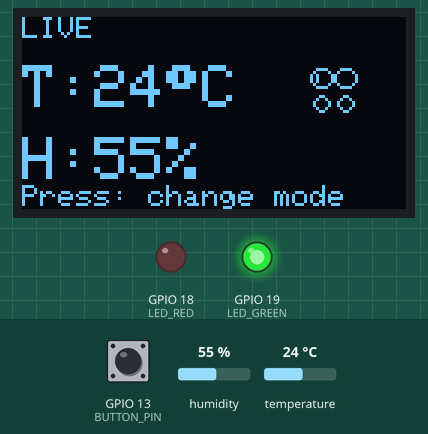
Recording of a program running on a simulated ESP32. On the bench: 128×64 one-colour display, output pins drawn as LEDs (lit = HIGH). Dashed ring = blinking. Inputs (shaded band) come from the test bench; at power-on: humidity 55 %, GPIO 13 (BUTTON_PIN) HIGH, temperature 24 °C. Random numbers use the default seed unless the program sets one; what the program prints to the serial monitor is not drawn.

Above: at 1.7 s.
1.8 s: humidity set to 22 %
At 4.8 s:
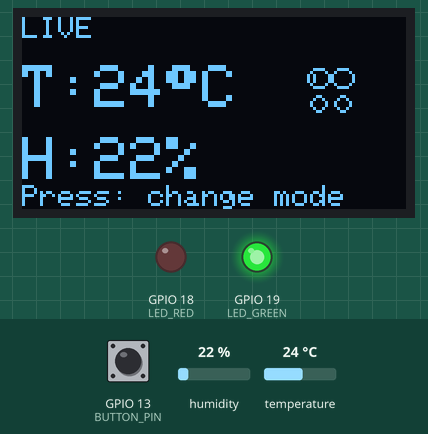
8.5 s: GPIO 13 (BUTTON_PIN) pulled LOW for 0.15 s
At 8.83 s:
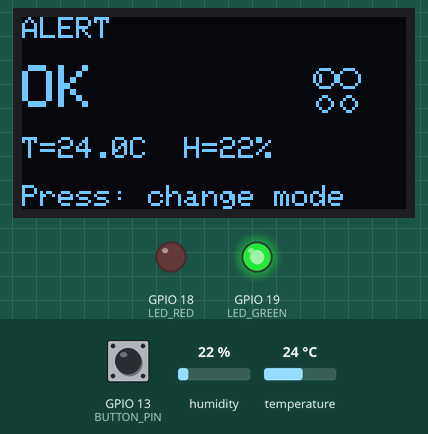
9.2 s: temperature set to 29 °C
At 10.37 s:
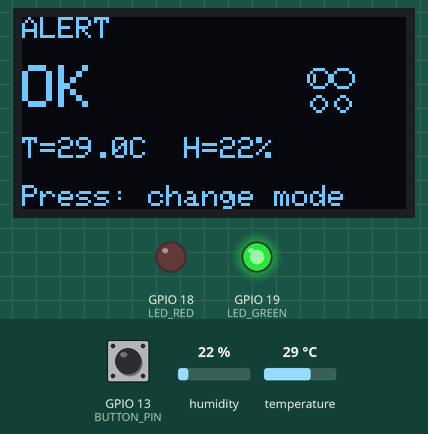
11.5 s: temperature set to 32 °C
At 13.3 s:
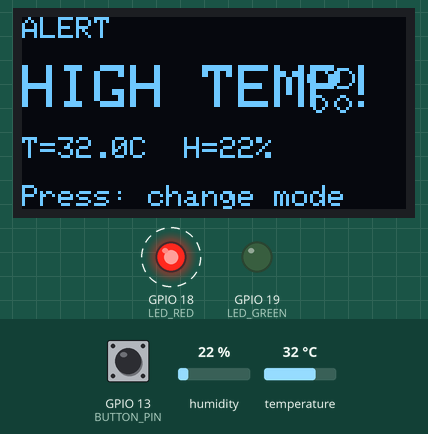
15.1 s: GPIO 13 (BUTTON_PIN) pulled LOW for 1 s
At 17.3 s:
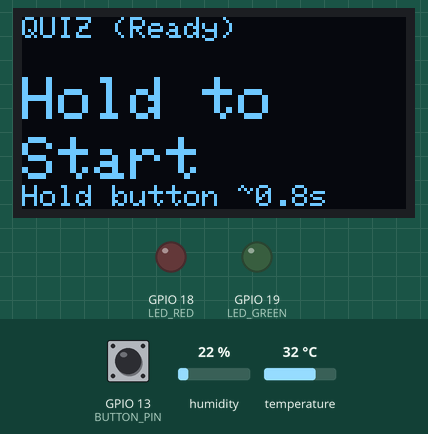
17.6 s: GPIO 13 (BUTTON_PIN) pulled LOW for 3.2 s
At 22.6 s:
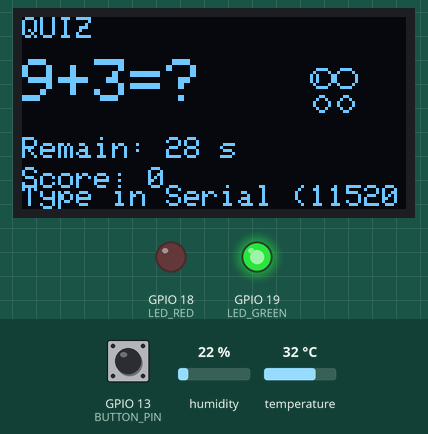
Timing chart, 0 to 24.1 s (numbered marks = the images above; inputs shaded):
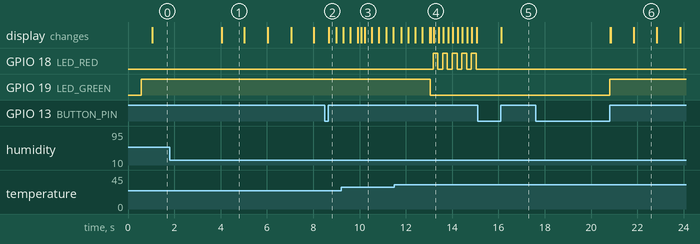

Measured:
- the behaviour switches between 30 and 31 °C on temperature (found by bisection; images 3 and 4)
- after the input at 1.8 s, the display: changes after 2.2 s (image 1)
- after the input at 11.5 s, GPIO 18 (LED_RED): alternates HIGH for 0.21 s and LOW for 0.21 s, starting after 1.7 s; GPIO 19 (LED_GREEN): HIGH → LOW after 1.6 s
- after the input at 17.6 s, GPIO 19 (LED_GREEN): LOW → HIGH after 3.2 s; the display: first changes after 3.2 s (image 6 shows a later state)
- what the display in image 1 shows lasts 1.0 s, from 4.0 s to 5.0 s

The program:

main.cpp
```cpp
// === 3 Modes (ESP32 DOIT DEVKIT V1) ===
// Mode1 : LIVE  — แสดง DHT11 แบบเรียลไทม์ + การ์ตูนตัวเดียว (ส่ายเมื่อไม่สบายตัว)
// Mode2 : ALERT — เกินเกณฑ์ → LED แดงกระพริบ 200ms + การ์ตูนขยับ (ไม่สบาย)
// Mode3 : QUIZ  — รอบละ 30 วินาที/คน ตอบคิดเลขเร็ว เก็บคะแนน + ประวัติ 3 คนล่าสุด (พักรอเริ่มใหม่)
//
// Pins
//   LED_RED   -> GPIO 18
//   LED_GREEN -> GPIO 19
//   BUTTON    -> GPIO 13  (กดลง GND, INPUT_PULLUP)
//   DHT11     -> GPIO 15
//   OLED I2C  -> SDA=21, SCL=22 (0x3C)
//
// Libraries: Adafruit GFX, Adafruit SSD1306, DHT sensor library (by Adafruit)

#include <Arduino.h>
#include <Wire.h>
#include <Adafruit_GFX.h>
#include <Adafruit_SSD1306.h>
#include <DHT.h>

// ---------------- Pins ----------------
#define LED_RED    18
#define LED_GREEN  19
#define BUTTON_PIN 13
#define DHTPIN     15
#define DHTTYPE    DHT11

// -------------- OLED setup ------------
#define SCREEN_WIDTH 128
#define SCREEN_HEIGHT 64
Adafruit_SSD1306 display(SCREEN_WIDTH, SCREEN_HEIGHT, &Wire, -1);

// -------------- DHT setup -------------
DHT dht(DHTPIN, DHTTYPE);
float tempC = NAN, humi = NAN;

// -------------- Modes -----------------
enum Mode { MODE_1, MODE_2, MODE_3 };
Mode mode = MODE_1;

// --------- timing / blink -------------
unsigned long tRead  = 0;          // อ่าน DHT ทุก 1 วิ (โหมด 1/2)
unsigned long tBlink = 0;          // กระพริบ LED / animation
bool ledFlip = false;              // ใช้ทั้ง animation และ LED แดง

// --------------- Button ---------------
const unsigned long DEBOUNCE_MS = 30;
const unsigned long LONG_MS     = 800;   // กดค้าง ~0.8s
bool btnPrev = HIGH;
unsigned long btnStamp = 0;

// --------- ALERT thresholds -----------
const float TEMP_HIGH = 30.0;
const float HUMI_HIGH = 80.0;

// --------- Bitmaps ---------
// การ์ตูน 16x16 (ตัวเดียว ใช้ทุกโหมด)
const uint8_t PROGMEM BMP_MASCOT[] = {
  0x00,0x00,0x3C,0x3C,0x42,0x42,0xA1,0x81,
  0xA1,0x81,0xA1,0x81,0x42,0x42,0x3C,0x3C,
  0x00,0x00,0x00,0x00,0x18,0x18,0x24,0x24,
  0x42,0x42,0x42,0x42,0x24,0x24,0x18,0x18
};
// ไอคอนติ๊กถูก 8x8 (โชว์ตอนตอบถูก)
const uint8_t PROGMEM BMP_TICK[] = {
  0x00,0x18,0x1C,0x8E,0xC7,0x62,0x20,0x00
};

// -------------------- QUIZ (Mode 3: รอบ 30 วิ/คน) --------------------
const uint32_t ROUND_MS = 30000;          // รอบละ 30 วิ
bool roundRunning = false;                 // กำลังเล่นรอบอยู่
bool roundFinished = false;                // เพิ่งจบรอบ และกำลังโชว์ผล
unsigned long roundStart = 0;              // เวลาเริ่มรอบ

int aQ = 0, bQ = 0, ansQ = 0;             // โจทย์ปัจจุบัน
String inputBuf;                           // buffer คำตอบจาก Serial
int score = 0;                             // คะแนนของรอบนี้
unsigned long tickShowUntil = 0;           // แสดงติ๊กถูกหลังตอบถูก

// ประวัติ 3 คนล่าสุด (รอบ 30 วิก่อนหน้า) ค่าเริ่มต้น -1 = ยังไม่มี
int lastPlayers[3] = {-1, -1, -1};
void pushPlayerHistory(int sc) { lastPlayers[2]=lastPlayers[1]; lastPlayers[1]=lastPlayers[0]; lastPlayers[0]=sc; }
String lastPlayersStr() {
  auto mapv = [](int x)->String { return (x<0 ? String("-") : String(x)); };
  return mapv(lastPlayers[0]) + " " + mapv(lastPlayers[1]) + " " + mapv(lastPlayers[2]);
}

// ---------- helpers ----------
bool comfortable(float t, float h) {
  if (isnan(t) || isnan(h)) return false;
  return (t >= 22 && t <= 30 && h >= 30 && h <= 70);
}

void drawFooterHint(const char* txt="Press: change mode") {
  display.setTextSize(1);
  display.setCursor(0, 56);
  display.print(txt);
}

void drawHeader(const char* title) {
  display.clearDisplay();
  display.setTextColor(SSD1306_WHITE);
  display.setTextSize(1);
  display.setCursor(0,0);
  display.print(title);
}

// ------ DHT ------
void readDHT() {
  tempC = dht.readTemperature();
  humi  = dht.readHumidity();
}

// ------ Mascot draw (animate on uncomfortable) ------
void drawMascotAnimated(bool comfy) {
  // ถ้าไม่สบายตัว ให้ส่ายซ้าย-ขวาเล็ก ๆ สลับทุก ~300ms
  int baseX = 96, y = 16;
  int dx = 0;
  if (!comfy) {
    if (millis() - tBlink >= 300) { tBlink = millis(); ledFlip = !ledFlip; }
    dx = ledFlip ? -1 : 1;
  }
  display.drawBitmap(baseX + dx, y, BMP_MASCOT, 16, 16, SSD1306_WHITE);

  // ตอบถูก แสดงติ๊กถูกข้าง ๆ ชั่วครู่
  if (millis() < tickShowUntil) {
    display.drawBitmap(baseX + 18, y + 2, BMP_TICK, 8, 8, SSD1306_WHITE);
  }
}

// -------------------- OLED screens --------------------
void showLive() {
  drawHeader("LIVE");
  display.setTextSize(2);
  display.setCursor(0, 16);
  display.print("T:");
  if (isnan(tempC)) display.print("--");
  else display.print((int)round(tempC));
  display.print((char)247); display.print("C");

  display.setCursor(0, 40);
  display.print("H:");
  if (isnan(humi)) display.print("--");
  else display.print((int)round(humi));
  display.print("%");

  drawMascotAnimated(comfortable(tempC, humi));
  drawFooterHint();
  display.display();
}

void showAlert(bool highT, bool highH) {
  drawHeader("ALERT");
  display.setTextSize(2);
  display.setCursor(0, 16);
  if (highT) display.print("HIGH TEMP!");
  else if (highH) display.print("HIGH HUMID!");
  else display.print("OK");

  display.setTextSize(1);
  display.setCursor(0, 40);
  display.print("T="); if (isnan(tempC)) display.print("--"); else display.print(tempC,1);
  display.print("C  H="); if (isnan(humi)) display.print("--"); else display.print(humi,0);
  display.print("%");

  drawMascotAnimated(comfortable(tempC, humi));  // ถ้าไม่สบายจะขยับเอง
  drawFooterHint();
  display.display();
}

// ---- QUIZ screens ----
void newQuestion() {
  aQ = random(0, 10);
  bQ = random(0, 10);
  ansQ = aQ + bQ;
  inputBuf = "";
  Serial.printf("\n[Quiz] %d + %d = ?\nAnswer: ", aQ, bQ);
}

void showQuizReady() {
  drawHeader("QUIZ (Ready)");
  display.setTextSize(2);
  display.setCursor(0, 20); display.print("Hold to");
  display.setCursor(0, 40); display.print("Start");
  drawFooterHint("Hold button ~0.8s");
  display.display();
}

void showQuizRunning(unsigned long remainMs) {
  drawHeader("QUIZ");
  display.setTextSize(2);
  display.setCursor(0, 14);
  display.print(aQ); display.print("+"); display.print(bQ); display.print("=?");

  display.setTextSize(1);
  display.setCursor(0, 40);
  display.print("Remain: "); display.print(remainMs/1000); display.print(" s");

  display.setCursor(0, 50);
  display.print("Score: "); display.print(score);

  drawMascotAnimated(true);  // ระหว่างควิซให้การ์ตูนคงที่/ยิ้ม
  drawFooterHint("Type in Serial (115200)");
  display.display();
}

void showQuizFinal() {
  drawHeader("QUIZ FINISH");
  display.setTextSize(2);
  display.setCursor(0, 16);
  display.print("SCORE:");
  display.setCursor(0, 36);
  display.print(score);

  display.setTextSize(1);
  display.setCursor(64, 0);
  display.print("Last3:");
  display.setCursor(64, 10);
  display.print(lastPlayersStr());   // เช่น "5 3 7"

  drawMascotAnimated(true);
  drawFooterHint("Hold: restart  |  Press: change mode");
  display.display();
}

// -------------------- Mode runners --------------------
void runMode1() {
  if (millis() - tRead >= 1000) {
    tRead = millis();
    readDHT();
    showLive();
  }
  digitalWrite(LED_GREEN, HIGH);
  digitalWrite(LED_RED, LOW);
}

void runMode2() {
  if (millis() - tRead >= 1000) {
    tRead = millis();
    readDHT();
  }
  bool highT = (!isnan(tempC) && tempC > TEMP_HIGH);
  bool highH = (!isnan(humi)  && humi  > HUMI_HIGH);
  bool alert = highT || highH;

  if (alert) {
    if (millis() - tBlink >= 200) {           // แดงกระพริบเร็ว
      tBlink = millis(); ledFlip = !ledFlip;
      digitalWrite(LED_RED, ledFlip);
    }
    digitalWrite(LED_GREEN, LOW);
  } else {
    digitalWrite(LED_GREEN, HIGH);
    digitalWrite(LED_RED, LOW);
  }
  showAlert(highT, highH);
}

void runMode3() {
  // พักแสดงผลหลังจบรอบ จนกว่าจะกดเริ่มใหม่เอง
  if (roundFinished) {
    showQuizFinal();
    return;
  }

  // ยังไม่เริ่มรอบ
  if (!roundRunning) {
    showQuizReady();
    return;
  }

  // ระหว่างรอบ
  unsigned long elapsed = millis() - roundStart;
  if (elapsed < ROUND_MS) {
    unsigned long remain = ROUND_MS - elapsed;
    showQuizRunning(remain);
  } else {
    // จบรอบ
    roundRunning = false;
    roundFinished = true;
    pushPlayerHistory(score);     // เก็บคะแนนลงประวัติ 3 คนล่าสุด
    Serial.printf("\n[Quiz] ROUND FINISH  SCORE=%d  Last3=%s\n",
                  score, lastPlayersStr().c_str());
    showQuizFinal();
  }
}

// -------------------- Button handler --------------------
// กดสั้น  = เปลี่ยนโหมด
// กดค้าง ~0.8s (เฉพาะโหมด 3) = เริ่ม "รอบใหม่" (รีเซ็ตคะแนน/เวลา)
void handleButton() {
  bool now = digitalRead(BUTTON_PIN);
  if (now != btnPrev && (millis() - btnStamp) > DEBOUNCE_MS) {
    btnStamp = millis();
    btnPrev = now;

    if (now == LOW) {
      unsigned long p0 = millis();
      while (digitalRead(BUTTON_PIN) == LOW) {
        unsigned long hold = millis() - p0;
        if (mode == MODE_3 && hold >= LONG_MS) {
          while (digitalRead(BUTTON_PIN) == LOW) delay(1); // รอปล่อย
          // เริ่มรอบใหม่เสมอ (ไม่ว่าจะอยู่สถานะไหน)
          score = 0;
          roundStart = millis();
          roundRunning = true;
          roundFinished = false;
          digitalWrite(LED_RED, LOW);
          digitalWrite(LED_GREEN, HIGH);
          newQuestion();
          return;
        }
        delay(1);
      }

      // กดสั้น → เปลี่ยนโหมด
      mode = (Mode)((mode + 1) % 3);

      // ออกจากโหมด 3: รีเซ็ตสถานะควิซ
      if (mode != MODE_3) {
        roundRunning = false;
        roundFinished = false;
        digitalWrite(LED_RED, LOW);
        digitalWrite(LED_GREEN, HIGH);
      }
    }
  }
}

// -------------------- Setup / Loop --------------------
void setup() {
  pinMode(LED_RED,   OUTPUT);
  pinMode(LED_GREEN, OUTPUT);
  pinMode(BUTTON_PIN, INPUT_PULLUP);

  Wire.begin(21, 22);                 // I2C: SDA=21, SCL=22
  display.begin(SSD1306_SWITCHCAPVCC, 0x3C);
  display.clearDisplay();
  display.setTextColor(SSD1306_WHITE);
  display.setTextSize(2);
  display.setCursor(0, 20);
  display.println("BOOTING...");
  display.display();

  Serial.begin(115200);
  delay(100);
  Serial.println("\n[Mode3 Quiz] เปิด Serial Monitor ที่ 115200");
  Serial.println("กดปุ่มค้าง ~0.8s เพื่อเริ่ม 'รอบใหม่ 30 วิ' | ตอบในบรรทัด Answer: แล้วกด Enter");

  dht.begin();
  randomSeed(esp_random());
  delay(400);
}

void loop() {
  // อ่านคำตอบเฉพาะตอน "รอบกำลังเล่น"
  if (mode == MODE_3 && roundRunning) {
    while (Serial.available()) {
      char c = (char)Serial.read();
      if (c == '\r') continue;            // ข้าม CR
      if (c == '\n') {                    // ส่งคำตอบแล้ว
        int user = inputBuf.toInt();
        bool correct = (user == ansQ);
        if (correct) {
          score += 1;
          tickShowUntil = millis() + 800; // ติ๊กถูกเล็ก ๆ ข้างการ์ตูน
          digitalWrite(LED_GREEN, HIGH);
          digitalWrite(LED_RED, LOW);
          Serial.printf("[OK] %d + %d = %d | your=%d | score=%d\n", aQ, bQ, ansQ, user, score);
        } else {
          for (int i=0; i<3; ++i) { digitalWrite(LED_RED, HIGH); delay(60); digitalWrite(LED_RED, LOW); delay(60); }
          Serial.printf("[WRONG] %d + %d = %d | your=%d | score=%d\n", aQ, bQ, ansQ, user, score);
        }
        inputBuf = "";
        newQuestion();                    // ไปข้อถัดไปทันที (ยังนับเวลารอบเดิมต่อ)
      } else {
        if (isDigit(c) || c=='-') { inputBuf += c; Serial.write(c); } // echo
      }
    }
  }

  handleButton();

  switch (mode) {
    case MODE_1: runMode1(); break;
    case MODE_2: runMode2(); break;
    case MODE_3: runMode3(); break;
  }
}
```
